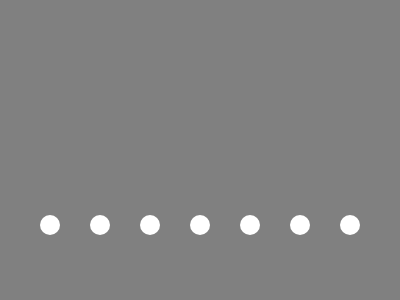
Frame 1 (no input)
Frame 60 (no input): identical to frame 1, image omitted
Frame 120 (the mouse pressed at the canvas centre since frame 60): identical to frame 1, image omitted

The p5.js sketch that drew this single still picture (run headless with seeded random() and noise() and a simulated clock; from frame 60 on, the mouse is pressed at the canvas centre):

// p5.js sketch
// ── sketch.js
/*
 * Iteration and Loops - Using while and for loops
 * @author Gareth Foote
 */

function setup() {
  createCanvas( 400, 300 );
  noStroke();
}

function draw() {
  background(128);
  ellipse(50, 225, 20, 20);
  ellipse(100, 225, 20, 20);
  ellipse(150, 225, 20, 20);
  ellipse(200, 225, 20, 20);
  ellipse(250, 225, 20, 20);
  ellipse(300, 225, 20, 20);
  ellipse(350, 225, 20, 20);
}
